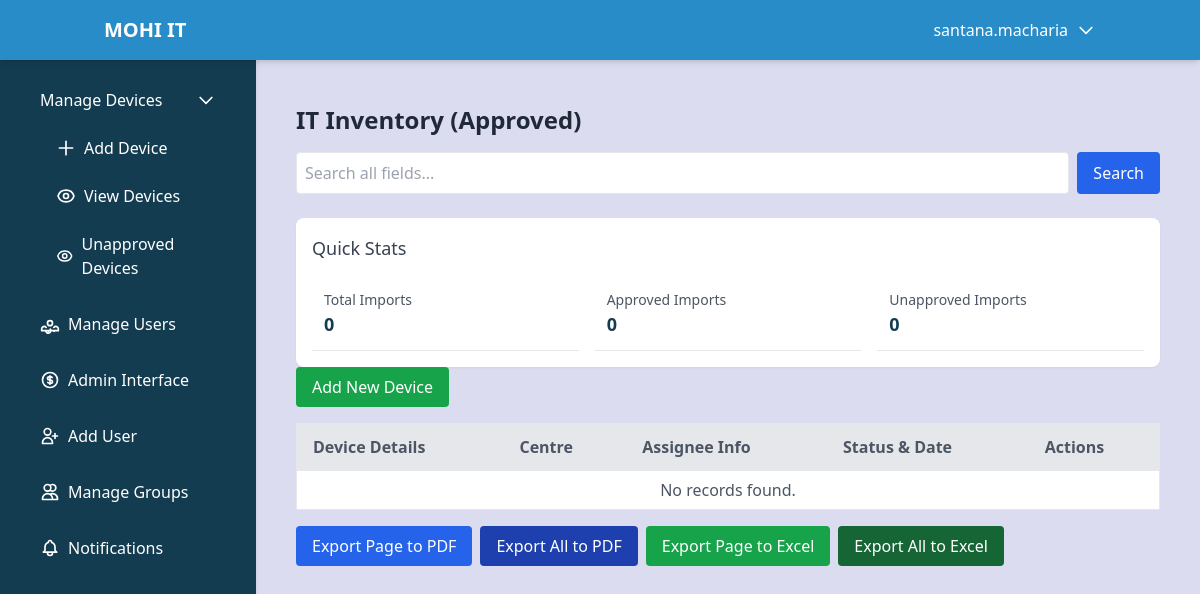
/displaycsv/ (signed in), run on an earlier commit of the app's database.
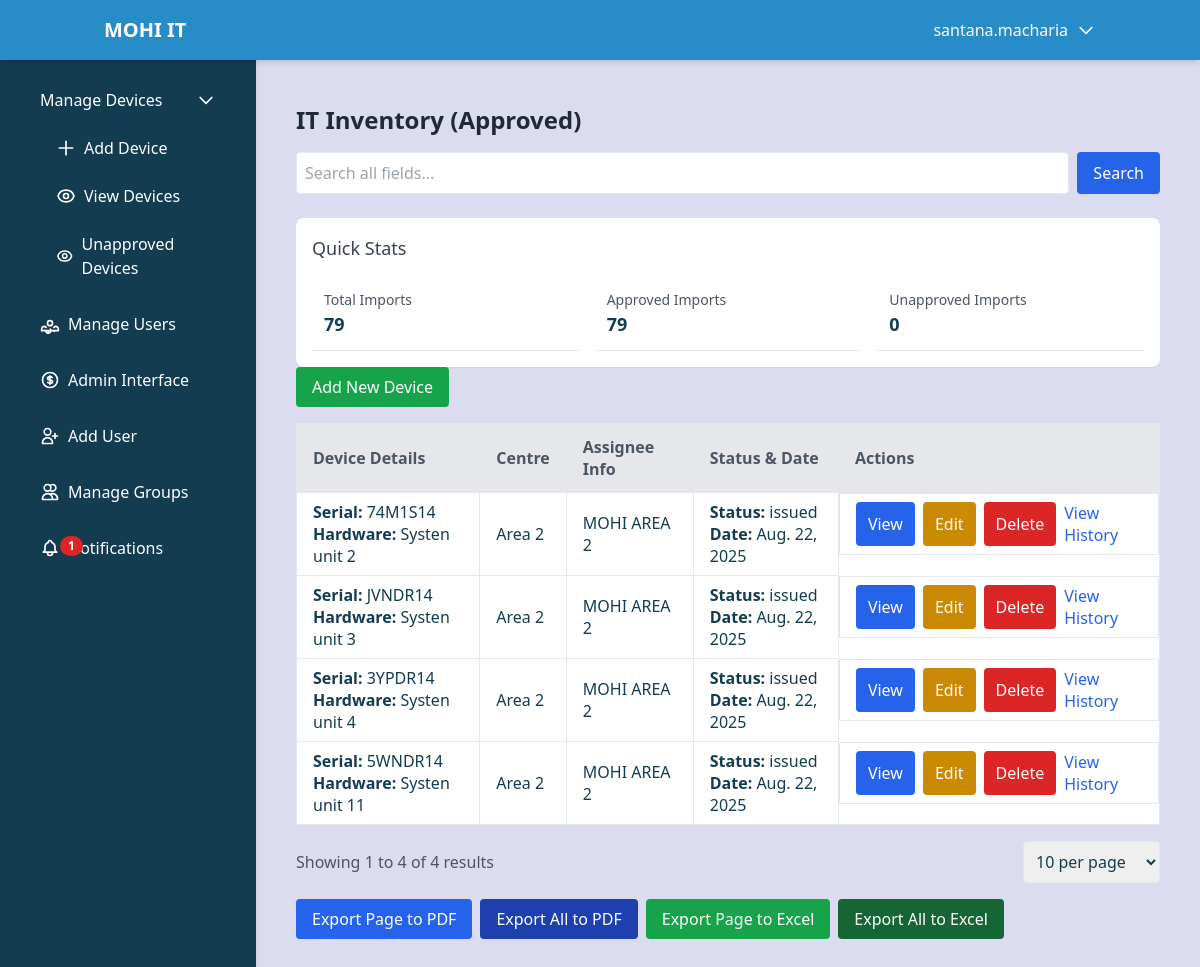
And on a later commit of the database.
### devices/models.py (models this page shows, shortened)
class Import(models.Model):
    centre = models.ForeignKey(Centre, on_delete=models.SET_NULL, null=True, blank=True)
    department = models.CharField(max_length=100, blank=True, null=True)
    hardware = models.CharField(max_length=100, blank=True, null=True)
    system_model = models.CharField(max_length=100, blank=True, null=True)
    processor = models.CharField(max_length=100, blank=True, null=True)
    ram_gb = models.CharField(max_length=10, blank=True, null=True)
    hdd_gb = models.CharField(max_length=10, blank=True, null=True)
    serial_number = models.CharField(max_length=100, blank=True, null=True)
    assignee_first_name = models.CharField(max_length=50, blank=True, null=True)
    assignee_last_name = models.CharField(max_length=50, blank=True, null=True)
    assignee_email_address = models.EmailField(blank=True, null=True)
    device_condition = models.CharField(max_length=100, blank=True, null=True)
    status = models.CharField(max_length=50, blank=True, null=True)
    date = models.DateField(auto_now_add=True)  # Auto-generate date on creation
    added_by = models.ForeignKey(CustomUser, on_delete=models.SET_NULL, null=True, related_name='imports_added')
    approved_by = models.ForeignKey(CustomUser, on_delete=models.SET_NULL, null=True, blank=True, related_name='imports_approved')
    is_approved = models.BooleanField(default=False)
    reason_for_update = models.TextField(blank=True, null=True)
    history = HistoricalRecords()  # Enable audit trail for all changes to Import

class Centre(models.Model):
    name = models.CharField(max_length=300)
    centre_code = models.CharField(max_length=30, unique=True)

### devices/views.py (the view, shortened to what this page needs)
# urls.py: path('displaycsv/', views.display_approved_imports, name='display_csv'),
@login_required
def display_approved_imports(request):
    if request.user.is_superuser:
        data = Import.objects.filter(is_approved=True)
    elif request.user.is_trainer:
        if not request.user.centre:
            data = Import.objects.none()
        else:
            data = Import.objects.filter(centre=request.user.centre, is_approved=True)
    else:
        data = Import.objects.none()
    search_query = request.GET.get('search', '').strip()
    items_per_page = request.GET.get('items_per_page', '10')
    try:
        items_per_page = int(items_per_page)
        if items_per_page not in [10, 25, 50, 100, 500]:
            items_per_page = 10
    except ValueError:
        items_per_page = 10
    paginator = Paginator(data, items_per_page)
    page_number = request.GET.get('page', 1)
    try:
        page_number = int(page_number)
    except ValueError:
        page_number = 1
    try:
        data_on_page = paginator.page(page_number)
    except:
        data_on_page = paginator.page(1)
    data_with_pending = []
    unapproved_count = 0
    for item in data_on_page:
        pending_update = item.pending_updates.order_by('-created_at').first()
        data_with_pending.append({'item': item, 'pending_update': pending_update})
        if not item.is_approved:
            unapproved_count += 1
    report_data = {'total_records': data.count(), 'search_query': search_query, 'items_per_page': items_per_page}
    items_per_page_options = [10, 25, 50, 100, 500]
    total_devices = Import.objects.count() if request.user.is_superuser else (Import.objects.filter(centre=request.user.centre).count() if request.user.is_trainer and request.user.centre else 0)
    approved_imports = total_devices - unapproved_count if total_devices is not None and unapproved_count is not None else 0
    return render(request, 'import/displaycsv_approved.html', {
        'data_with_pending': data_with_pending, 'paginator': paginator, 'data': data_on_page,
        'report_data': report_data, 'centres': Centre.objects.all(), 'items_per_page_options': items_per_page_options,
        'unapproved_count': unapproved_count, 'total_devices': total_devices, 'approved_imports': approved_imports,
    })

### devices/context_processors.py (called while the page is built)
def notification_count(request):
    if request.user.is_authenticated:
        count = Notification.objects.filter(user=request.user, is_read=False).count()
        return {'notification_count': count}
    return {'notification_count': 0}

### devices/models.py (called while the page is built)
    def __str__(self):
        return self.username

### devices/templates/import/displaycsv_approved.html (shortened to what this page needs)
        {% extends 'dashboard.html' %}
{% block content %}
<div class="container mx-auto p-4">
    <h2 class="text-2xl font-bold mb-4 text-gray-800">IT Inventory (Approved)</h2>
    <div class="mb-4">
        <form method="GET" action="{% url 'display_approved_imports' %}" class="flex space-x-2">
            <input type="text" name="search" value="{{ report_data.search_query|default:'' }}" placeholder="Search all fields..." class="border p-2 rounded w-full focus:outline-none focus:ring-2 focus:ring-blue-500">
            <button type="submit" class="bg-blue-600 text-white px-4 py-2 rounded hover:bg-blue-700 transition duration-200">Search</button>
        </form>
    </div>
    <div class="mt-6 bg-white rounded-lg shadow-sm p-4">
        <h3 class="text-lg font-medium text-gray-700 mb-4">Quick Stats</h3>
        <div class="grid grid-cols-1 md:grid-cols-3 gap-4">
            <div class="p-3 border-b">
                <p class="text-sm text-gray-600">Total Imports</p>
                <p class="text-lg font-semibold">{{ total_devices|default:"0" }}</p>
            </div>
            <div class="p-3 border-b">
                <p class="text-sm text-gray-600">Approved Imports</p>
                <p class="text-lg font-semibold">{{ approved_imports|default:"0" }}</p>
            </div>
            <div class="p-3 border-b">
                <p class="text-sm text-gray-600">Unapproved Imports</p>
                <p class="text-lg font-semibold">{{ unapproved_count|default:"0" }}</p>
            </div>
        </div>
    </div>
    {% include 'import/displaycsv_base.html' %}
</div>
{% endblock %}

### devices/templates/dashboard.html (shortened to what the changed rows need)
<!DOCTYPE html>
<html lang="en">
<head>
    <script src="https://cdn.tailwindcss.com"></script>
</head>
<body class="flex flex-col min-h-screen bg-light text-primary">
    <aside id="sidebar" class="bg-primary text-white w-64 p-6 shadow-md fixed h-screen z-40 transition-transform duration-300 -translate-x-full md:translate-x-0">
        <nav>
            <ul class="space-y-4">
                <li>
                    <a href="{% url 'notifications_view' %}" class="flex items-center text-white hover:bg-secondary px-4 py-2 rounded">
                        <div class="relative flex items-center">
                            Notifications
                            {% if notification_count > 0 %}
                                <span class="absolute top-0 left-5 inline-flex items-center justify-center px-2 py-1 text-xs font-bold leading-none text-white bg-red-600 rounded-full">
                                    {{ notification_count }}
                                </span>
                            {% endif %}
                        </div>
                    </a>
                </li>
            </ul>
        </nav>
    </aside>
    <main class="flex-1 p-6 mt-16 md:ml-64">
        {% block content %}
        {% endblock %}
    </main>
</body>
</html>

### devices/templates/import/displaycsv_base.html (shortened to what the changed rows need)
<div class="overflow-x-auto">
    <table class="min-w-full bg-white border shadow-sm">
        <thead>
            <tr class="bg-gray-200 text-gray-600">
                <th class="py-3 px-4 border text-left">Device Details</th>
                <th class="py-3 px-4 border text-left">Centre</th>
                <th class="py-3 px-4 border text-left">Assignee Info</th>
                <th class="py-3 px-4 border text-left">Status & Date</th>
                <th class="py-3 px-4 border text-left">Actions</th>
            </tr>
        </thead>
        <tbody>
            {% if data_with_pending %}
                {% for entry in data_with_pending %}
                    {% with item=entry.item %}
                    <tr class="hover:bg-gray-50 animate__animated animate__fadeIn transition duration-150">
                        <td class="py-2 px-4 border">
                            <strong>Serial:</strong> {{ item.serial_number|default:"N/A" }}<br>
                            <strong>Hardware:</strong> {{ item.hardware|default:"N/A" }}
                        </td>
                        <td class="py-2 px-4 border">{{ item.centre.name|default:"N/A" }}</td>
                        <td class="py-2 px-4 border">{{ item.assignee_first_name|default:"N/A" }} {{ item.assignee_last_name|default:"" }}</td>
                        <td class="py-2 px-4 border">
                            <strong>Status:</strong> {{ item.status|default:"N/A" }}<br>
                            <strong>Date:</strong> {{ item.date|default:"N/A" }}
                        </td>
                        <td class="py-2 px-4 border flex space-x-2">
                            <button class="bg-blue-600 text-white px-3 py-1 rounded hover:bg-blue-700 transition duration-200" onclick="openModal('viewModal{{ item.id }}')">View</button>
                            {% if user.is_superuser or user.is_trainer %}
                                <button class="bg-yellow-600 text-white px-3 py-1 rounded hover:bg-yellow-700 transition duration-200" onclick="openModal('editModal{{ item.id }}')">Edit</button>
                            {% endif %}
                            {% if user.is_superuser and not user.is_trainer %}
                                <button class="bg-red-600 text-white px-3 py-1 rounded hover:bg-red-700 transition duration-200" onclick="openModal('deleteModal{{ item.id }}')">Delete</button>
                            {% endif %}
                            <a href="{% url 'device_history' item.id %}" class="text-blue-600 hover:underline">View History</a>
                        </td>
                    </tr>
                    {% endwith %}
                {% endfor %}
            {% else %}
                <tr>
                    <td colspan="5" class="py-2 px-4 border text-center text-gray-600">No records found.</td>
                </tr>
            {% endif %}
        </tbody>
    </table>
</div>
{% if paginator.num_pages > 1 or data_with_pending %}
    <div class="flex flex-col md:flex-row justify-between items-center mt-4 space-y-4 md:space-y-0">
        <div class="text-gray-600">
            Showing {{ data.start_index }} to {{ data.end_index }} of {{ report_data.total_records }} results
        </div>
        <div class="flex space-x-2 items-center">
            <div>
                <select onchange="updateItemsPerPage(this)" class="border p-2 rounded focus:outline-none focus:ring-2 focus:ring-blue-500">
                    {% for size in items_per_page_options %}
                        <option value="{{ size }}" {% if report_data.items_per_page|add:"0" == size|add:"0" %}selected{% endif %}>{{ size }} per page</option>
                    {% endfor %}
                </select>
            </div>
        </div>
    </div>
{% endif %}

What changed in the data, as far as the page shows it:
added Import: item.serial_number "74M1S14", item.hardware "Systen unit 2", item.centre.name "Area 2", item.assignee_first_name "MOHI", item.assignee_last_name "AREA 2", item.status "issued", item "Aug. 22, 2025"
added Import: item.serial_number "JVNDR14", item.hardware "Systen unit 3", item.centre.name "Area 2", item.assignee_first_name "MOHI", item.assignee_last_name "AREA 2", item.status "issued", item "Aug. 22, 2025"
added Import: item.serial_number "3YPDR14", item.hardware "Systen unit 4", item.centre.name "Area 2", item.assignee_first_name "MOHI", item.assignee_last_name "AREA 2", item.status "issued", item "Aug. 22, 2025"
added Import: item.serial_number "5WNDR14", item.hardware "Systen unit 11", item.centre.name "Area 2", item.assignee_first_name "MOHI", item.assignee_last_name "AREA 2", item.status "issued", item "Aug. 22, 2025"
Also different on the page:
{{ notification_count }}: (not shown) → "1"
{{ total_devices|default:"0" }}: "0" → "79"
{{ approved_imports|default:"0" }}: "0" → "79"
{{ data.start_index }}: (not shown) → "1"
{{ data.end_index }}: (not shown) → "4"
{{ report_data.total_records }}: (not shown) → "4"
form field value: (not shown) → "10 per page"
text no longer shown: "No records found."
text now shown: "Showing to of results"
